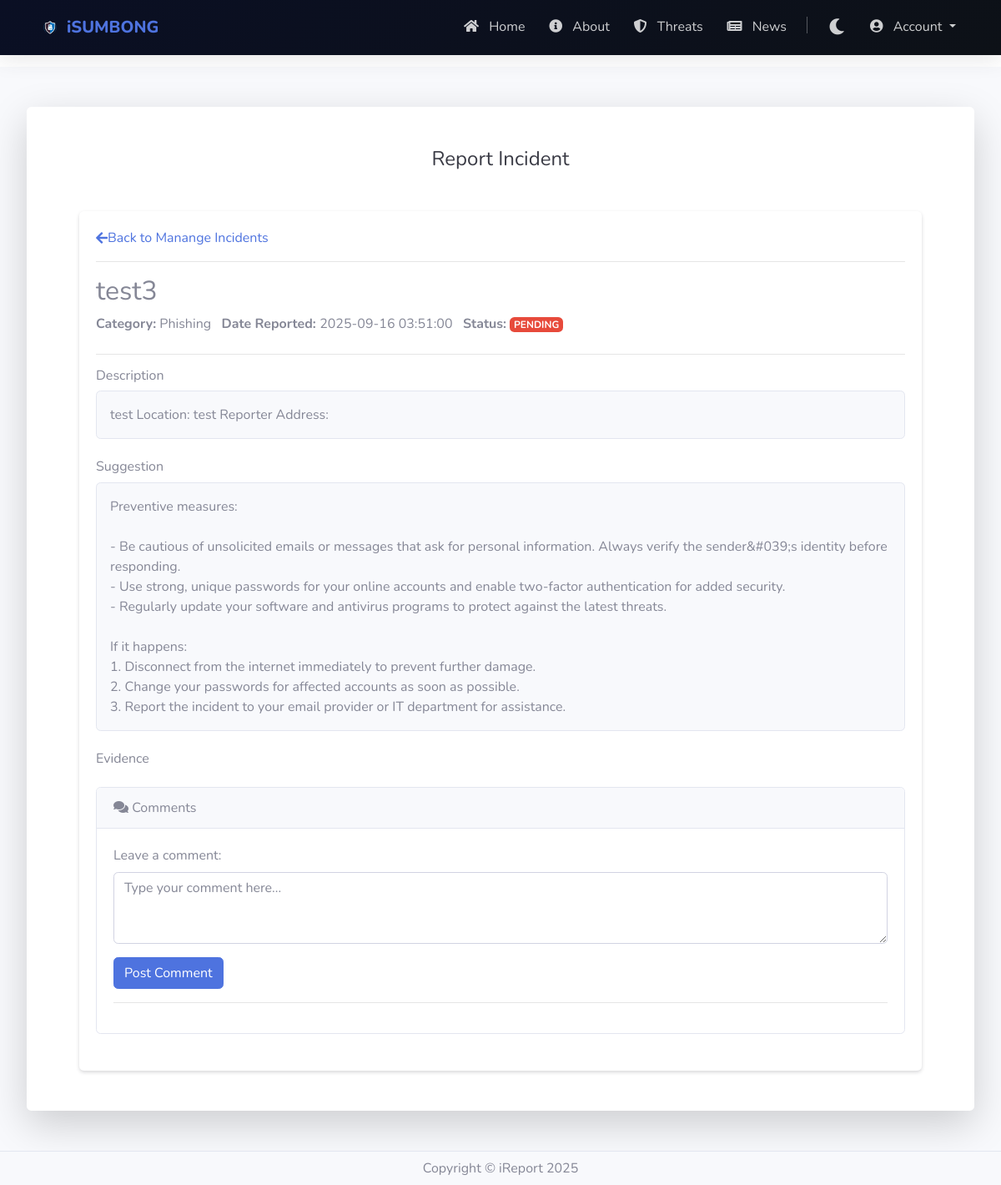
Page /user/dashboard/view.php?id=38 (signed in) on the earlier database version.
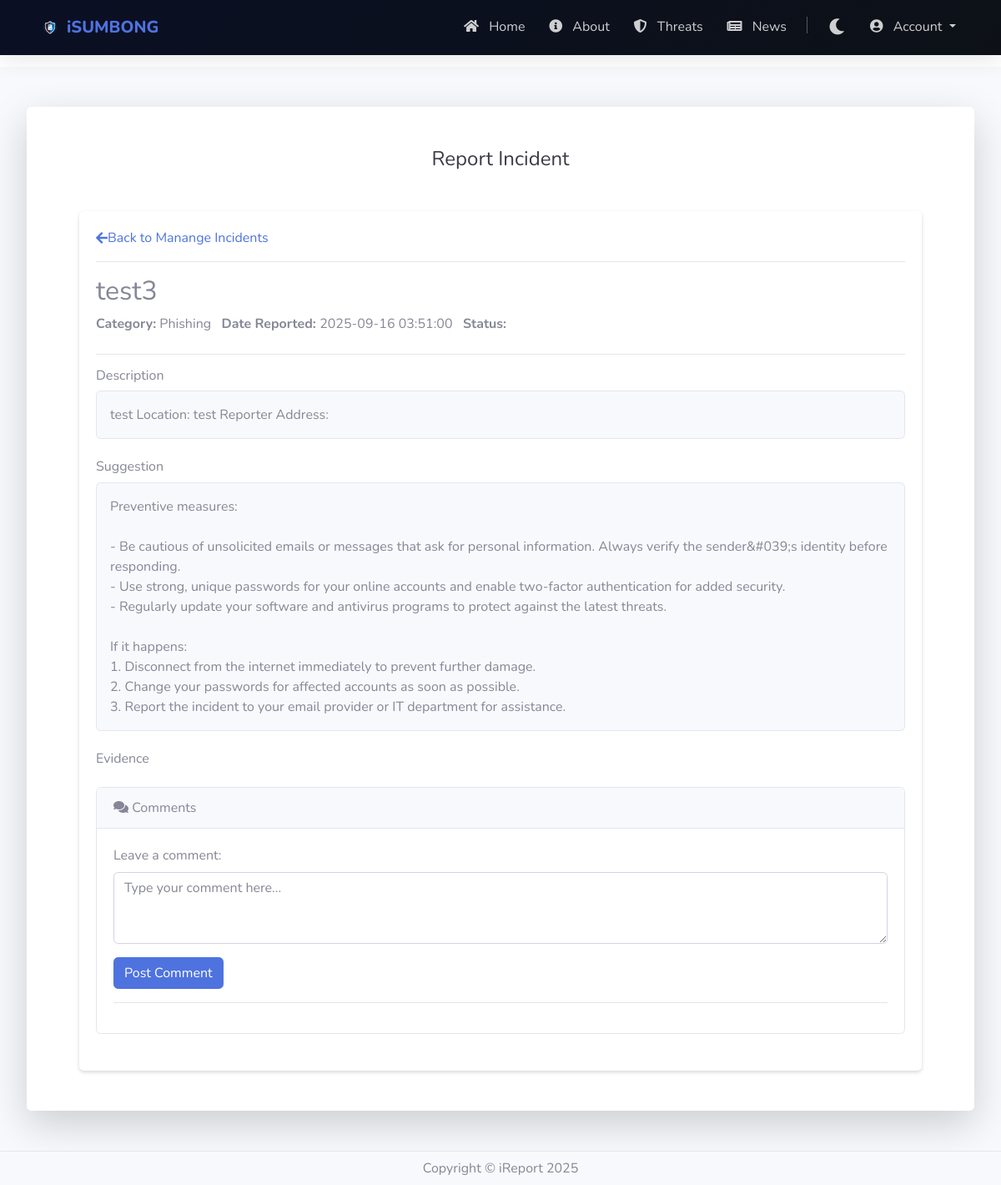
Same page on the later database version.
### tables this page shows
CREATE TABLE `incident` (
  `id` int(11) NOT NULL,
  `title` varchar(255) NOT NULL,
  `category` varchar(100) NOT NULL,
  `date` datetime NOT NULL,
  `description` text NOT NULL,
  `location` varchar(255) DEFAULT NULL,
  `severity_level` varchar(50) NOT NULL,
  `full_name` varchar(255) NOT NULL,
  `address` varchar(255) DEFAULT NULL,
  `email` varchar(150) NOT NULL,
  `phone` varchar(50) DEFAULT NULL,
  `notified` varchar(255) DEFAULT NULL,
  `evidence_logs` tinyint(1) DEFAULT 0,
  `evidence_screenshots` tinyint(1) DEFAULT 0,
  `evidence_email` tinyint(1) DEFAULT 0,
  `evidence_other` tinyint(1) DEFAULT 0,
  `additional_info` text DEFAULT NULL,
  `created_at` timestamp NOT NULL DEFAULT current_timestamp(),
  `status` varchar(255) DEFAULT 'PENDING',
  `user_id` int(11) DEFAULT NULL,
  `suggestion` text DEFAULT NULL,
  `user_deleted` tinyint(1) DEFAULT 0 COMMENT 'Flag to mark incidents as deleted from user view',
  `deleted_by_admin` tinyint(1) DEFAULT 0
);

### loginverification.php (called while the page is built, shortened)
<?php
function logged_in(){
    if(isset($_SESSION['user_id']) && !empty($_SESSION['user_id'])){
        return true;
    } else {
        return false;
    }
}
?>

### user/dashboard/view.php (the view, shortened to what the changed rows need)
<?php
include('../../connectMySql.php');
include '../../loginverification.php';
if(logged_in()){
$id = $_GET['id'];
$title = "";
$category = "";
$date = "";
$description = "";
$status = "";
$suggestion =  "";
$table_check = $conn->query("SHOW TABLES LIKE 'incident_type'");
if ($table_check && $table_check->num_rows > 0) {
    $query = "SELECT a.* FROM incident a
              WHERE a.id = '".$id."'";
} else {
    $query = "SELECT * FROM incident WHERE id = '".$id."'";
}
$result = $conn->query($query);
while ($row = $result->fetch_assoc()) {
$color = "";
if($row['status']=='PENDING'){
$color = "danger";
}
$title = $row['title'];
$category = $row['category'];
$date = $row['date'];
$description = $row['description'];
$status = $row['status'];
$suggestion = isset($row['suggestion']) ? $row['suggestion'] : "No specific suggestions available for this category.";
}
?>
<!DOCTYPE html>
<html lang="en">
<head>
    <link rel="stylesheet" href="https://cdnjs.cloudflare.com/ajax/libs/font-awesome/5.15.4/css/all.min.css" />
    <link rel="stylesheet" href="https://cdn.datatables.net/1.13.8/css/dataTables.bootstrap4.min.css" />
    <link href="../../css/sb-admin-2.min.css" rel="stylesheet">
</head>
<body id="page-top">
    <div id="wrapper">
        <div id="content-wrapper" class="d-flex flex-column">
            <div id="content">
               <?php include'../nav.php';?>
                <div class="container-fluid">
                         <div class="container-fluid px-2">
                            <div class="card o-hidden border-0 shadow-lg my-5">
                                <div class="card-body p-0">
                                    <div class="row">
                                        <div class="col-lg-12">
                                            <div class="p-5">
                                                <div class="text-center">
                                                    <h1 class="h4 text-gray-900 mb-4">Report Incident</h1>
                                                </div>
                                               <div class="container mt-5" style="max-width: 100%; width: 100%; padding: 0 15px;">
                                                    <div class="card shadow-sm border-0 rounded-3">
                                                        <div class="card-body">
                                                            <a href="index.php" class="text-primary d-flex align-items-center mb-3" style="text-decoration: none;">
                                                                <i class="fas fa-arrow-left me-2"></i> Back to Manange Incidents
                                                            </a>
                                                            <hr>
                                                            <h2 class="fw-bold"><?=$title?></h2>
                                                            <div class="d-flex flex-wrap gap-3 mt-2 mb-4">
                                                                <div><strong>Category:</strong> <?=$category?></div> &nbsp &nbsp
                                                                <div><strong>Date Reported: </strong> <?=$date?></div> &nbsp &nbsp
                                                                <div><strong>Status:</strong> <span class="badge bg-<?=$color?> text-white"><?=$status?></span></div>
                                                            </div>
                                                            <hr>
                                                            <div class="mb-4">
                                                                <h6 class="fw-semibold">Description</h6>
                                                                <div class="bg-light p-3 rounded border">
                                                                    <?=$description?>
                                                                </div>
                                                            </div>
                                                            <div class="mb-4">
    <h6 class="fw-semibold">Suggestion</h6>
    <div class="bg-light p-3 rounded border">
        <?= nl2br(htmlspecialchars($suggestion)) ?>
    </div>
</div>
                                                            <div class="mb-4">
                                                                <h6 class="fw-semibold">Evidence</h6>
                                                            </div>
                                                            <div class="card mb-4">
                                                                <div class="card-header">
                                                                    <i class="fas fa-comments me-1"></i>
                                                                    Comments
                                                                </div>
                                                                <div class="card-body">
                                                                    <form method="post">
                                                                    <div class="mb-3">
                                                                        <label for="commentInput" class="form-label">Leave a comment:</label>
                                                                        <textarea class="form-control" name="comment" id="commentInput" rows="3" placeholder="Type your comment here..."></textarea>
                                                                    </div>
                                                                    <button type="submit" name="btn_comment" class="btn btn-primary">Post Comment</button>
                                                                    </form>
                                                                    <hr>
                                                                </div>
                                                            </div>
                                                        </div>
                                                    </div>
                                                </div>
                                            </div>
                                        </div>
                                    </div>
                                </div>
                            </div>
                        </div>
            </div>
        </div>
            <?php include'../footer.php';?>
    </div>
</body>
</html>
<?php
}
else
{
    header('location:../../index.php');
}

Differences in the rows shown:
changed incident "test3": status "PENDING" → (not shown)
